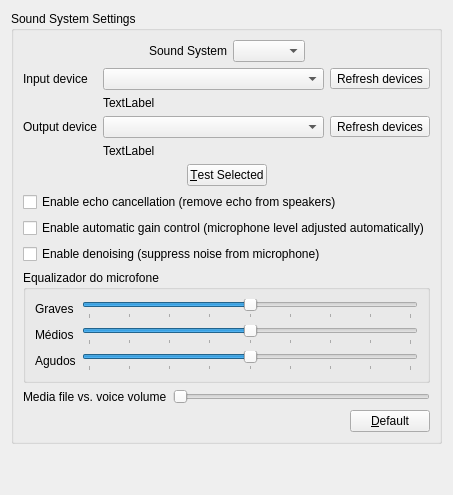
     <widget class="QWidget" name="soundTab">
      <attribute name="title">
       <string>Sound System</string>
      </attribute>
      <layout class="QVBoxLayout" name="verticalLayout_6">
       <item>
        <widget class="QGroupBox" name="groupBox_5">
         <property name="title">
          <string>Sound System Settings</string>
         </property>
         <layout class="QVBoxLayout" name="verticalLayout_7">
          <item>
           <layout class="QHBoxLayout" name="horizontalLayout_3">
            <item>
             <spacer name="horizontalSpacer_16">
              <property name="orientation">
               <enum>Qt::Orientation::Horizontal</enum>
              </property>
              <property name="sizeHint" stdset="0">
               <size>
                <width>40</width>
                <height>20</height>
               </size>
              </property>
             </spacer>
            </item>
            <item>
             <widget class="QLabel" name="label_sndsys">
              <property name="text">
               <string>Sound System</string>
              </property>
              <property name="buddy">
               <cstring>sndSysBox</cstring>
              </property>
             </widget>
            </item>
            <item>
             <widget class="QComboBox" name="sndSysBox"/>
            </item>
            <item>
             <spacer name="horizontalSpacer_17">
              <property name="orientation">
               <enum>Qt::Orientation::Horizontal</enum>
              </property>
              <property name="sizeHint" stdset="0">
               <size>
                <width>40</width>
                <height>20</height>
               </size>
              </property>
             </spacer>
            </item>
           </layout>
          </item>
          <item>
           <layout class="QGridLayout" name="gridLayout_3" columnstretch="0,1,0">
            <item row="0" column="0">
             <widget class="QLabel" name="label_12">
              <property name="text">
               <string>Input device</string>
              </property>
              <property name="buddy">
               <cstring>inputdevBox</cstring>
              </property>
             </widget>
            </item>
            <item row="0" column="1">
             <widget class="QComboBox" name="inputdevBox"/>
            </item>
            <item row="0" column="2">
             <widget class="QToolButton" name="refreshinputButton">
              <property name="text">
               <string>Refresh devices</string>
              </property>
              <property name="icon">
               <iconset resource="resources.qrc">
                <normaloff>:/images/images/refresh.png</normaloff>:/images/images/refresh.png</iconset>
              </property>
              <property name="iconSize">
               <size>
                <width>20</width>
                <height>20</height>
               </size>
              </property>
             </widget>
            </item>
            <item row="1" column="1">
             <widget class="QLabel" name="inputinfoLabel">
              <property name="focusPolicy">
               <enum>Qt::FocusPolicy::StrongFocus</enum>
              </property>
              <property name="text">
               <string notr="true">TextLabel</string>
              </property>
              <property name="alignment">
               <set>Qt::AlignmentFlag::AlignLeading|Qt::AlignmentFlag::AlignLeft|Qt::AlignmentFlag::AlignVCenter</set>
              </property>
              <property name="wordWrap">
               <bool>true</bool>
              </property>
             </widget>
            </item>
            <item row="2" column="0">
             <widget class="QLabel" name="label_14">
              <property name="text">
               <string>Output device</string>
              </property>
              <property name="buddy">
               <cstring>outputdevBox</cstring>
              </property>
             </widget>
            </item>
            <item row="2" column="1">
             <widget class="QComboBox" name="outputdevBox"/>
            </item>
            <item row="2" column="2">
             <widget class="QToolButton" name="refreshoutputButton">
              <property name="text">
               <string>Refresh devices</string>
              </property>
              <property name="icon">
               <iconset resource="resources.qrc">
                <normaloff>:/images/images/refresh.png</normaloff>:/images/images/refresh.png</iconset>
              </property>
              <property name="iconSize">
               <size>
                <width>20</width>
                <height>20</height>
               </size>
              </property>
             </widget>
            </item>
            <item row="3" column="1">
             <widget class="QLabel" name="outputinfoLabel">
              <property name="focusPolicy">
               <enum>Qt::FocusPolicy::StrongFocus</enum>
              </property>
              <property name="text">
               <string notr="true">TextLabel</string>
              </property>
              <property name="wordWrap">
               <bool>true</bool>
              </property>
             </widget>
            </item>
           </layout>
          </item>
          <item>
           <layout class="QHBoxLayout" name="horizontalLayout_4">
            <item>
             <spacer name="horizontalSpacer_5">
              <property name="orientation">
               <enum>Qt::Orientation::Horizontal</enum>
              </property>
              <property name="sizeHint" stdset="0">
               <size>
                <width>40</width>
                <height>20</height>
               </size>
              </property>
             </spacer>
            </item>
            <item>
             <widget class="QPushButton" name="sndtestButton">
              <property name="text">
               <string>&amp;Test Selected</string>
              </property>
              <property name="checkable">
               <bool>true</bool>
              </property>
             </widget>
            </item>
            <item>
             <spacer name="horizontalSpacer_6">
              <property name="orientation">
               <enum>Qt::Orientation::Horizontal</enum>
              </property>
              <property name="sizeHint" stdset="0">
               <size>
                <width>40</width>
                <height>20</height>
               </size>
              </property>
             </spacer>
            </item>
           </layout>
          </item>
          <item>
           <widget class="QCheckBox" name="echocancelBox">
            <property name="text">
             <string>Enable echo cancellation (remove echo from speakers)</string>
            </property>
           </widget>
          </item>
          <item>
           <widget class="QCheckBox" name="agcBox">
            <property name="text">
             <string>Enable automatic gain control (microphone level adjusted automatically)</string>
            </property>
           </widget>
          </item>
          <item>
           <widget class="QCheckBox" name="denoisingBox">
            <property name="text">
             <string>Enable denoising (suppress noise from microphone)</string>
            </property>
           </widget>
          </item>
          <item>
           <widget class="QGroupBox" name="micEqGroupBox">
            <property name="title">
             <string>Equalizador do microfone</string>
            </property>
            <layout class="QFormLayout" name="micEqFormLayout">
             <item row="0" column="0">
              <widget class="QLabel" name="micEqBassLabel">
               <property name="text">
                <string>Graves</string>
               </property>
               <property name="buddy">
                <cstring>micEqBassSlider</cstring>
               </property>
              </widget>
             </item>
             <item row="0" column="1">
              <widget class="QSlider" name="micEqBassSlider">
               <property name="toolTip">
                <string>Ajusta as frequências graves do microfone antes da transmissão</string>
               </property>
               <property name="accessibleName">
                <string>Graves do equalizador do microfone</string>
               </property>
               <property name="minimum">
                <number>-12</number>
               </property>
               <property name="maximum">
                <number>12</number>
               </property>
               <property name="orientation">
                <enum>Qt::Orientation::Horizontal</enum>
               </property>
               <property name="tickPosition">
                <enum>QSlider::TickPosition::TicksBelow</enum>
               </property>
               <property name="tickInterval">
                <number>3</number>
               </property>
              </widget>
             </item>
             <item row="1" column="0">
              <widget class="QLabel" name="micEqMidLabel">
               <property name="text">
                <string>Médios</string>
               </property>
               <property name="buddy">
                <cstring>micEqMidSlider</cstring>
               </property>
              </widget>
             </item>
             <item row="1" column="1">
              <widget class="QSlider" name="micEqMidSlider">
               <property name="toolTip">
                <string>Ajusta as frequências médias do microfone antes da transmissão</string>
               </property>
               <property name="accessibleName">
                <string>Médios do equalizador do microfone</string>
               </property>
               <property name="minimum">
                <number>-12</number>
               </property>
               <property name="maximum">
                <number>12</number>
               </property>
               <property name="orientation">
                <enum>Qt::Orientation::Horizontal</enum>
               </property>
               <property name="tickPosition">
                <enum>QSlider::TickPosition::TicksBelow</enum>
               </property>
               <property name="tickInterval">
                <number>3</number>
               </property>
              </widget>
             </item>
             <item row="2" column="0">
              <widget class="QLabel" name="micEqTrebleLabel">
               <property name="text">
                <string>Agudos</string>
               </property>
               <property name="buddy">
                <cstring>micEqTrebleSlider</cstring>
               </property>
              </widget>
             </item>
             <item row="2" column="1">
              <widget class="QSlider" name="micEqTrebleSlider">
               <property name="toolTip">
                <string>Ajusta as frequências agudas do microfone antes da transmissão</string>
               </property>
               <property name="accessibleName">
                <string>Agudos do equalizador do microfone</string>
               </property>
               <property name="minimum">
                <number>-12</number>
               </property>
               <property name="maximum">
                <number>12</number>
               </property>
               <property name="orientation">
                <enum>Qt::Orientation::Horizontal</enum>
               </property>
               <property name="tickPosition">
                <enum>QSlider::TickPosition::TicksBelow</enum>
               </property>
               <property name="tickInterval">
                <number>3</number>
               </property>
              </widget>
             </item>
            </layout>
           </widget>
          </item>
          <item>
           <layout class="QHBoxLayout" name="horizontalLayout_10">
            <item>
             <widget class="QLabel" name="label_34">
              <property name="text">
               <string>Media file vs. voice volume</string>
              </property>
              <property name="buddy">
               <cstring>mediavsvoiceSlider</cstring>
              </property>
             </widget>
            </item>
            <item>
             <widget class="QSlider" name="mediavsvoiceSlider">
              <property name="maximum">
               <number>200</number>
              </property>
              <property name="orientation">
               <enum>Qt::Orientation::Horizontal</enum>
              </property>
             </widget>
            </item>
           </layout>
          </item>
          <item>
           <layout class="QHBoxLayout" name="horizontalLayout_6">
            <item>
             <spacer name="horizontalSpacer_9">
              <property name="orientation">
               <enum>Qt::Orientation::Horizontal</enum>
              </property>
              <property name="sizeHint" stdset="0">
               <size>
                <width>40</width>
                <height>20</height>
               </size>
              </property>
             </spacer>
            </item>
            <item>
             <widget class="QPushButton" name="snddefaultButton">
              <property name="text">
               <string>&amp;Default</string>
              </property>
             </widget>
            </item>
           </layout>
          </item>
         </layout>
        </widget>
       </item>
       <item>
        <spacer name="verticalSpacer_3">
         <property name="orientation">
          <enum>Qt::Orientation::Vertical</enum>
         </property>
         <property name="sizeHint" stdset="0">
          <size>
           <width>20</width>
           <height>40</height>
          </size>
         </property>
        </spacer>
       </item>
      </layout>
     </widget>
